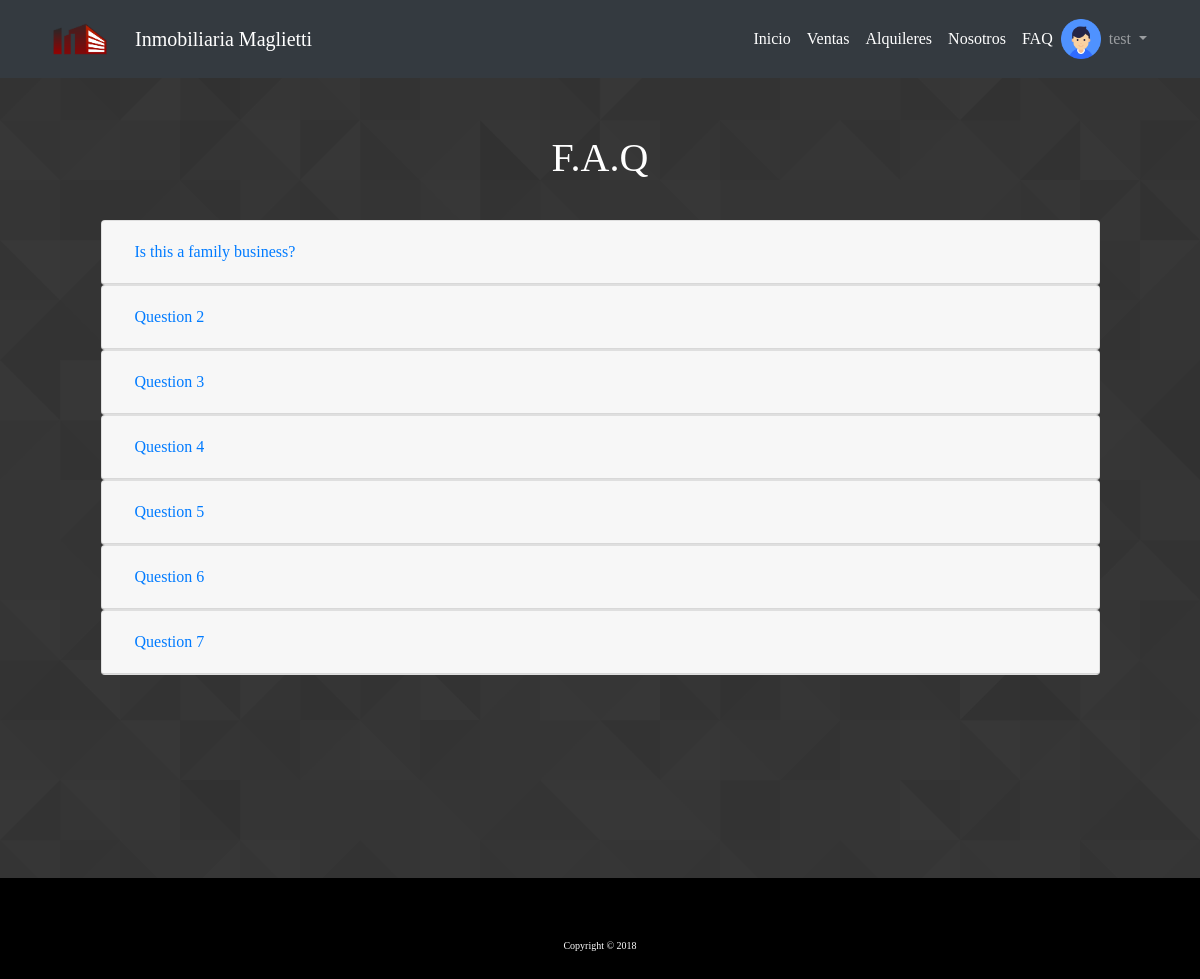
/faq.php (signed in), run on the app's committed database.
### tables this page shows
CREATE TABLE `faqs` (
  `id` int(11) NOT NULL AUTO_INCREMENT,
  `displayOrder` int(10) unsigned NOT NULL,
  `question` varchar(200) NOT NULL,
  `answer` varchar(200) NOT NULL,
  `creationDate` varchar(45) DEFAULT NULL,
  `modificationDate` varchar(45) DEFAULT NULL,
  PRIMARY KEY (`id`)
);

### functions.php (called while the page is built, shortened)
<?php
  function estaLogueado(){
    return isset($_SESSION['id']);
  }
 ?>

### clases/faqs.php (called while the page is built, shortened)
<?php
require_once("faq.php");
Class Faqs{
public static $allFaqs;
public static function getAll(){
  if(!isset(self::$allFaqs)){
  include("dbConnection.php");
        $CadenaDeBusqueda = "SELECT * FROM InmobiliariaMaglietti.faqs order by displayOrder";
        $ConsultaALaBase = $db->prepare($CadenaDeBusqueda);
        $ConsultaALaBase->execute();
        $FaqsADevolver=[];
         while ($UnRegistro = $ConsultaALaBase->fetch(PDO::FETCH_ASSOC)) {
          $UnFaq = new Faq($UnRegistro['id'], $UnRegistro['displayOrder'],$UnRegistro['question'],$UnRegistro['answer']);
          $FaqsADevolver[] = $UnFaq;
         }
         self::$allFaqs=$FaqsADevolver;
      }else{
        $FaqsADevolver= self::$allFaqs;
      }
      return $FaqsADevolver;
}
}
 ?>

### clases/faq.php (called while the page is built, shortened)
<?php
class Faq{
private $id;
private $question;
function __construct($id,$order,$question,$answer){
$this->id = $id;
$this->question = $question;
}
    public function getId()
    {
        return $this->id;
    }
    public function getQuestion()
    {
        return $this->question;
    }
}
 ?>

### faq.php (the view, shortened to what this page needs)
<?php
require_once('functions.php') ;
require_once('clases/faqs.php');
require_once('clases/faq.php');
$allFaqs = Faqs::getAll();
 ?>
<!DOCTYPE html>
<html>
  <head>
  </head>
  <body>
  <?php include("nav.php") ?>
<div class="container container-login">
<section class="faq-section">
  <h1 class="main-title">F.A.Q</h1>
<?php foreach ($allFaqs as $faq): ?>
<div id="accordion">
  <div class="card">
    <div class="card-header" id="headingOne">
      <h5 class="mb-0">
        <button class="btn btn-link" data-toggle="collapse" data-target="#<?=$faq->getId();?>" aria-expanded="true" aria-controls="collapseOne">
          <?=$faq->getQuestion();?>
        </button>
      </h5>
    </div>
  </div>
</div>
<?php endforeach; ?>
</section>
</div>
<?php include("footer.php") ?>
  </body>
</html>

### nav.php (shortened to what this page needs)
<?php
if(estaLogueado())
{$displayName =   $_SESSION['displayName'];}
 ?>
<nav class="navbar navbar-expand-md navbar-dark bg-dark my-navbar">
<div class="container">
<a href="index.php">  <img src="images/logo.png" alt="COOL E-Commerce" class="icon-ecommerce" href="index.php"></a>
      <a class="navbar-brand titulo" href="index.php">Inmobiliaria Maglietti</a>
    <div class="collapse navbar-collapse " id="navbarSupportedContent">
      <ul class="navbar-nav ml-auto">
        <li class="nav-item active">
          <a class="nav-link" href="index.php">Inicio <span class="sr-only"></span></a>
        </li>
        <li class="nav-item active">
          <a class="nav-link" href="index.php?typeId=2">Ventas <span class="sr-only"></span></a>
        </li>
        <li class="nav-item active">
          <a class="nav-link" href="index.php?typeId=1">Alquileres <span class="sr-only"></span></a>
        </li>
        <li class="nav-item active">
          <a class="nav-link" href="about.php">Nosotros<span class="sr-only"></span></a>
        </li>
        <li class="nav-item active">
          <a class="nav-link" href="faq.php">FAQ<span class="sr-only"></span></a>
        </li>
          <?php if(!estaLogueado()) : ?>
          <li class="nav-item active">
           <a class="nav-link" href="login.php">Ingresar <span class="sr-only"></span></a>
          </li>
        <li class="nav-item active">
         <a class="nav-link" href="registro.php">Crear cuenta <span class="sr-only"></span></a>
        </li>
        <?php else: ?>
              <li>  <a href="#"> <img src="images/user.png" class="tata" alt=""></li></a>
        <li class="nav-item dropdown">
                <a class="nav-link dropdown-toggle" href="#" id="navbarDropdown" role="button" data-toggle="dropdown" aria-haspopup="true" aria-expanded="false">
                   <?=$displayName;?>
                </a>
              </li>
        <?php endif; ?>
      </ul>
    </div>
    </div>
  </nav>

### footer.php
<footer>
  <div class="align-items-center d-flex justify-content-center social-items-container">
    <a class="ion-social-linkedin-outline bigger-on-hover" href="https://www.linkedin.com" target="_blank"></a>
    <a class="ion-social-facebook-outline bigger-on-hover" href="https://www.facebook.com" target="_blank"></a>
    <a class="ion-social-instagram-outline bigger-on-hover" href="https://www.instagram.com" target="_blank"></a>
    <a class="ion-social-youtube-outline bigger-on-hover" href="https://www.youtube.com" target="_blank"></a>
    <a class="ion-social-twitter-outline bigger-on-hover" href="https://www.twitter.com" target="_blank"></a>
  </div>
<p class="copyright">Copyright © <?php  echo date("Y")?> </p>
</footer>

### css/style.css (style rules this page uses)
* { box-sizing: border-box; transition: all 0.7s ease-in-out; }
body { background-image: url("../images/footer_lodyas.png"); font-family: Monserrat; }
.main-title { padding-bottom: 30px; color: white; text-align:center !important; }
footer { background-color: black; color: white; text-align: center; padding-top: 10px; padding-bottom: 10px; font-size: 30px; }
.container-login { min-height: 100vh; }
.faq-section { padding: 5%; }
.icon-ecommerce { width: 70px; margin-right: 20px; }
.tata { width: 40px; }
.navbar { color: white; }
.copyright { font-size: 10px; }
.bigger-on-hover { padding: 5px; transition: 0.9s; text-align: left; }
.social-items-container { height: 50px; }

### data on the page
faqs: question "Is this a family business?"
faqs: question "Question 2"
faqs: question "Question 3"
faqs: question "Question 4"
faqs: question "Question 5"
faqs: question "Question 6"
faqs: question "Question 7"

### other printed values
$displayName "test"
